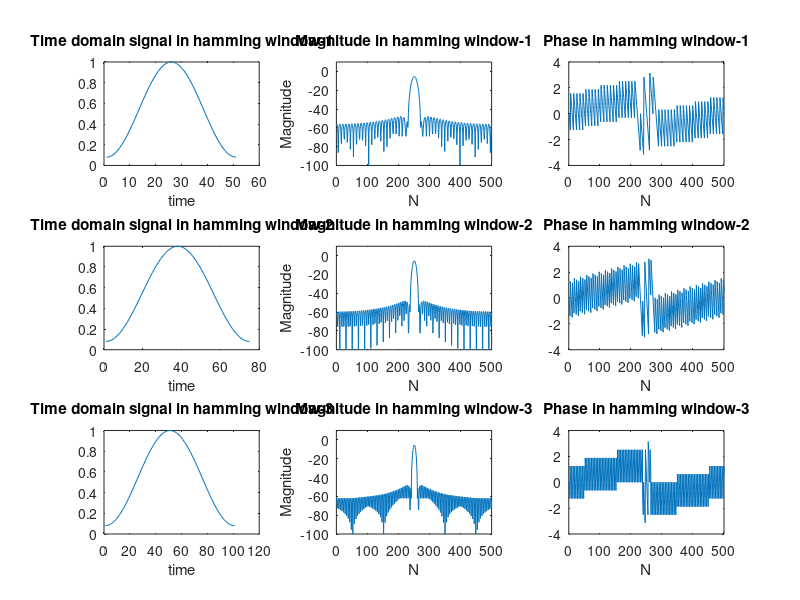

Here is the MATLAB script that generated this plot:
x_1 = hamming(51);
x_2 = hamming(75);
x_3 = hamming(101);

X_1 =  fft(x_1,500);
X_2 =  fft(x_2,500);
X_3 =  fft(x_3,500);

Xs_1 =  fftshift(X_1);
Xs_2 =  fftshift(X_2);
Xs_3 =  fftshift(X_3);
phase_1 = angle(Xs_1);
phase_2 = angle(Xs_2);
phase_3 = angle(Xs_3);

figure; 
subplot(3,3,1);
plot(x_1);
xlabel("time");
title("Time domain signal in hamming window-1");

subplot(3,3,2);
X1_deb = 20*log10(abs(Xs_1/51));
plot(X1_deb);
ylim([-100,10])
xlabel("N");
ylabel("Magnitude");
title("Magnitude in hamming window-1");


subplot(3,3,3);
plot(phase_1);
xlabel("N");
title("Phase in hamming window-1");

subplot(3,3,4);
plot(x_2);
xlabel("time");
title("Time domain signal in hamming window-2");

subplot(3,3,5);
X2_deb = 20*log10(abs(Xs_2/75));
plot(X2_deb);
ylim([-100,10])
xlabel("N");
ylabel("Magnitude");
title("Magnitude in hamming window-2");


subplot(3,3,6);
plot(phase_2);
xlabel("N");
title("Phase in hamming window-2");

subplot(3,3,7);
plot(x_3);
xlabel("time");
title("Time domain signal in hamming window-3");

subplot(3,3,8);
X3_deb = 20*log10(abs(Xs_3/101));
plot(X3_deb);
ylim([-100,10])
xlabel("N");
ylabel("Magnitude");
title("Magnitude in hamming window-3");

subplot(3,3,9);
plot(phase_3);
xlabel("N");
title("Phase in hamming window-3");